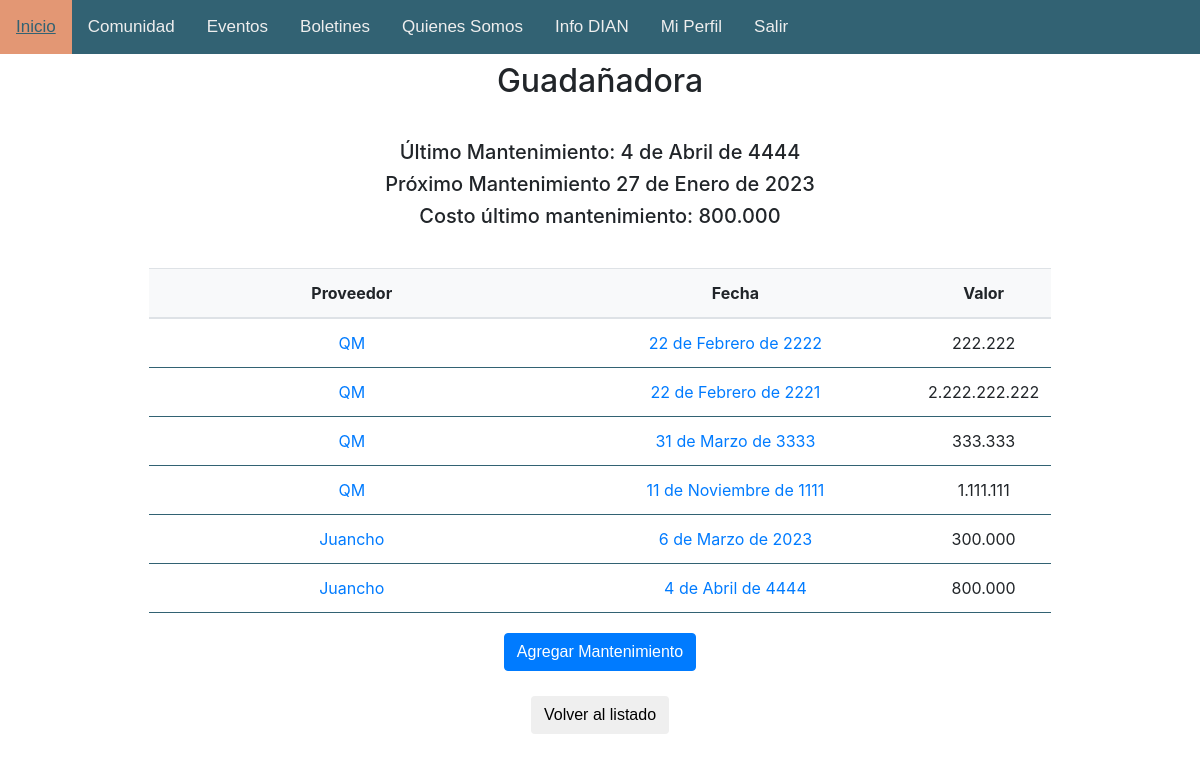
Before: /mtto/detalle/1/ (signed in) with the older database file.
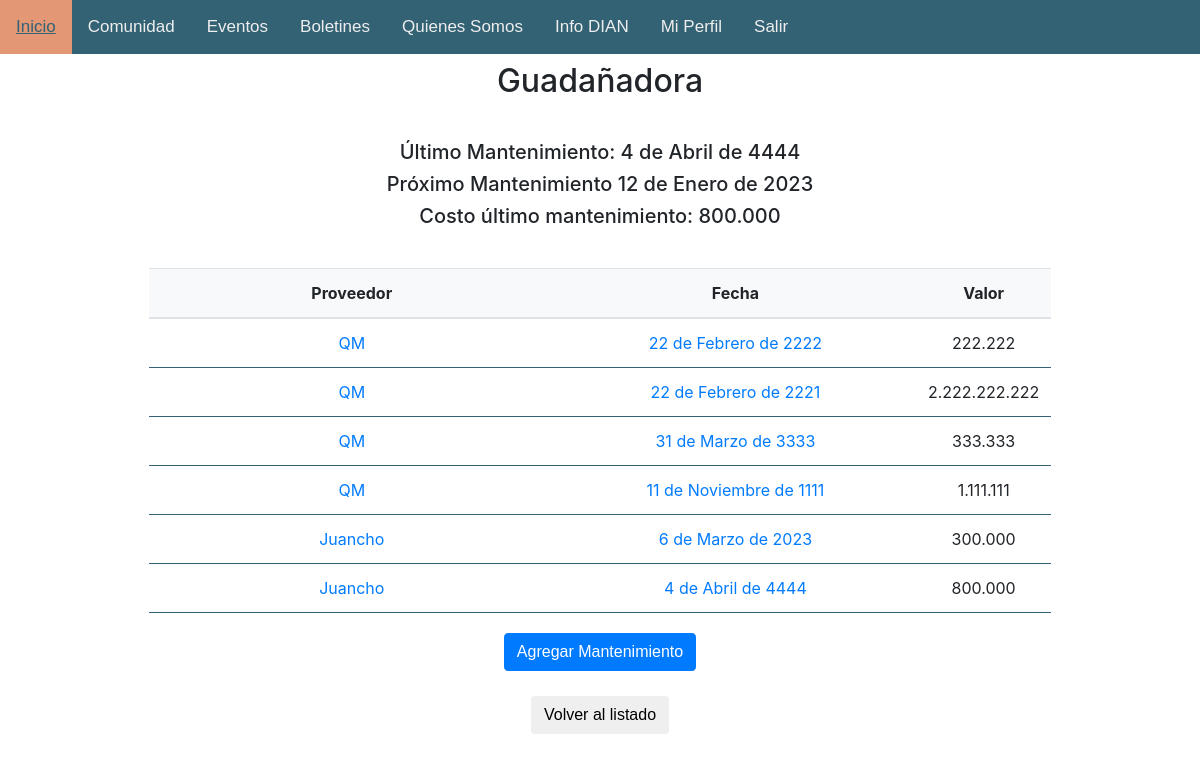
After: the same page with the newer database file.
### mtto/models.py (models this page shows, shortened)
class Equip(models.Model):
    name = models.CharField(max_length=50, null=False, blank=False)
    frequency = models.PositiveSmallIntegerField()
    last_maintenance = models.DateField(null=True, blank=True)
    next_maintenance = models.DateField(null=True, blank=True)
    last_value = models.PositiveIntegerField(null=True, blank=True)
    days_60 = models.BooleanField(default=False)
    days_30 = models.BooleanField(default=False)
    days_14 = models.BooleanField(default=False)
    days_7 = models.BooleanField(default=False)
    days_3 = models.BooleanField(default=False)
    atrasado = models.BooleanField(default=False)
    class Meta():
        verbose_name_plural = 'equipos'

### mtto/views.py (the view)
# urls.py: path('detalle/<int:pk>/', views.detalleEquipo, name='mtto.details'),
@login_required
def detalleEquipo(request, pk):
    comunidad = False
    if CustomUser.objects.get(user=request.user).comunidad:
        comunidad =True
        equipo = Equip.objects.get(pk=pk)
        mttos = Maintenance.objects.filter(equip=equipo)
        return render(request, 'mtto/detalle_eq.html', {
            'equipo': equipo,
            'comunidad': comunidad,
            'mttos': mttos,
        })
    else:
        return HttpResponseRedirect(reverse('home'))

### mtto/models.py (called while the page is built)
    def __str__(self):
        return self.name

### mtto/templates/mtto/detalle_eq.html (shortened to what this page needs)
{% extends 'base.html' %}
{% load static %}
    {% block body %}
    <h2 class="center">{{ equipo.name }}</h2>
    <br>
    <div class="center">
        <h5>Último Mantenimiento: {{ equipo.last_maintenance }}</h5>
        <h5>Próximo Mantenimiento {{ equipo.next_maintenance }}</h5>
        <h5>Costo último mantenimiento: {{ equipo.last_value }}</h5>
    </div>
    <br>
    <div style="width: 90%;" class="table-responsive center">
    <table class="table align-middle mb-0 bg-white center">
        <thead class="bg-light">
            <tr>
                <th style="width: 20px;">Proveedor</th>
                <th>Fecha</th>
                <th>Valor</th>
            </tr>
        </thead>
        <tbody>
            {% for mtto in mttos %}
            <tr>
                <td style="width: 20px;"><a href="{% url 'mtto.proveedor' pk=mtto.supplier.id %}">{{ mtto.supplier }}</a></td>
                <td><a href="{% url 'mtto.mtto' pk=mtto.id %}">{{ mtto.date }}</a></td>
                <td>{{ mtto.value }}</td>
            </tr>
            {% endfor %}
        </tbody>
    </table>
    <form action="{% url 'mtto.crear_mtto' pk=equipo.id %}">
        <button type="submit" class="btn btn-primary top-20">Agregar Mantenimiento</button>
    </form>
    <form action="{% url 'mtto.listado_equipos' %}">
        <button type="submit" class="btn btn-secundary top-20">Volver al listado</button>
    </form>
</div>
    {% endblock %}

Changed rows visible on the page:
changed Equip "Guadañadora": next_maintenance "27 de Enero de 2023" → "12 de Enero de 2023"
